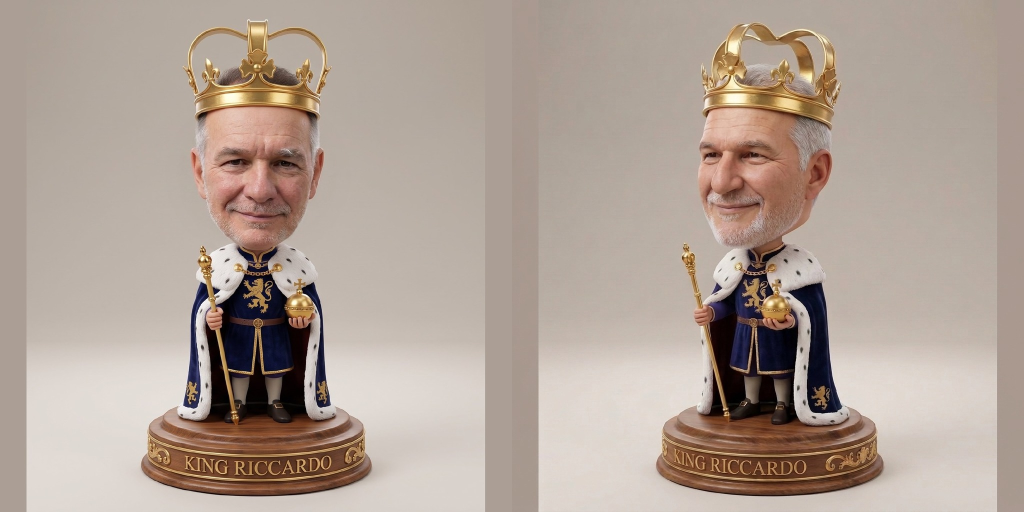
#> input picture assets/characters/king-riccardo-1.jpg, 2048 x 1024 px (shown at 1/2 size); the run also reads 3 pictures not shown here
$ python render_battle_videos.py
#> lines starting #> are read from the running program, lines starting #| are printed output that depends on the picture
#!/usr/bin/env python3
"""Deterministic 16:9 Battle Cinema Video Generator for all 36 (6x6) CarChess3D Matchups.

Generates all 36 (`6 x 6`) H.264 `.mp4` and VP8 `.webm` 16:9 battle clips in
`assets/battles/videos/<atk>_x_<def>.mp4` and `.webm` (`k, q, b, n, r, p` x `k, q, b, n, r, p`).

Each 2.6s clip (960x540 @ 20fps = 52 frames) renders:
- Actual Carlesso Family character portraits (`assets/characters/*.jpg`)
- Unique pair title & comic battle cry banner matching `src/core/BattleMatrix36.js`
- Act 1 (t = 0.00..0.32): Attacker Lunge & Weapon Charge
- Act 2 (t = 0.32..0.64): Defender Counter-Attack Clash + Comic Burst (`ZAP!`, `FIAMMA!`, `IMPENNATA!`, `BOING!`, `SCUDO!`, `PARATA!`)
- Act 3 (t = 0.64..1.00): Signature Finisher + Ogre Swamp K.O. Splash (or `n<->r` Mega Cuddle Hearts!)

Run via:
  UV_INDEX_URL=https://pypi.org/simple uv run --with pillow python3 scripts/render_battle_videos.py
"""
import concurrent.futures
import math
import os
import pathlib
import subprocess
import tempfile
from PIL import Image, ImageDraw, ImageFont

ROOT = pathlib.Path(__file__).resolve().parent.parent
OUT_DIR = ROOT / "assets/battles/videos"

W, H = 960, 540
FPS = 20
FRAMES = 52  # 2.60s 3-act choreography

PIECE_PORTRAITS = {
    "k": "assets/characters/king-riccardo-1.jpg",
    "q": "assets/characters/queen-kate-4.jpg",
    "b": "assets/characters/bishop-ale-1.jpg",
    "n": "assets/characters/knight-seby-4.jpg",
    "r": "assets/characters/rook-pupurabbu.jpg",
    "p": "assets/characters/pawn-puffin.jpg",
}

PIECE_NAMES = {
    "k": "RE RICCARDO",
    "q": "REGINA KATE",
    "b": "ALFIERE ALE",
    "n": "CAVALIERE SEBY",
    "r": "TORRE PUPURABBU",
    "p": "PEDONE PUFFIN",
}

DEFENDER_COUNTERS = {
    "k": ("ZAP! SCETTRO!", "Parata lampo reale!", (255, 215, 64)),
    "q": ("SCUDO LILLA!", "Barriera ciocco-lilla!", (206, 147, 216)),
    "b": ("FIAMMA DRAGO!", "Soffio di fuoco rosso!", (255, 112, 67)),
    "n": ("IMPENNATA!", "Calcio turbo destriero!", (255, 152, 0)),
    "r": ("BOING PANCIA!", "Rimbalzo super puffoso!", (179, 136, 255)),
    "p": ("PARATA PESCE!", "Alabarda & aringa!", (77, 208, 225)),
}

# All 36 bespoke (atk, def) -> (title, banner, weapon_theme)
BATTLES_36 = {
    # Row 1: King Riccardo (k)
    ("k", "k"): ("RE RICCARDO vs RE RICCARDO", "DOPPIO SCETTRO LAMPO! CORONA CONTRO CORONA!", "sceptre"),
    ("k", "q"): ("RE RICCARDO vs REGINA KATE", "CARLESSO AL CESSO! TRONO D'ORO REALE!", "throne"),
    ("k", "b"): ("RE RICCARDO vs ALFIERE ALE", "SCETTRO DI PAPA CONTRO FIAMMA DEL DRAGO!", "sceptre"),
    ("k", "n"): ("RE RICCARDO vs CAVALIERE SEBY", "MULTA REALE ALLA PISTA TURBO DI SEBY!", "sceptre"),
    ("k", "r"): ("RE RICCARDO vs TORRE PUPURABBU", "TUONO D'ORO SUL PELUCHE GIGANTE!", "sceptre"),
    ("k", "p"): ("RE RICCARDO vs PEDONE PUFFIN", "DECRETO REALE: PUFFIN NELLA PALUDE!", "sceptre"),
    # Row 2: Queen Kate (q)
    ("q", "k"): ("REGINA KATE vs RE RICCARDO", "CARLESSO AL CESSO! ONDA LILLA SUL TRONO D'ORO!", "throne"),
    ("q", "q"): ("REGINA KATE vs REGINA KATE", "DOPPIO VORTICE CIOCCO-LILLA IMPERIALE!", "choco"),
    ("q", "b"): ("REGINA KATE vs ALFIERE ALE", "MERENDA DI CIOCCOLATO PER IL DRAGHETTO DI ALE!", "choco"),
    ("q", "n"): ("REGINA KATE vs CAVALIERE SEBY", "PISTA TURBO INCOLLATA NEL CIOCCOLATO LILLA!", "choco"),
    ("q", "r"): ("REGINA KATE vs TORRE PUPURABBU", "PIOGGIA DI PRALINE LILLA SU PUPURABBU!", "choco"),
    ("q", "p"): ("REGINA KATE vs PEDONE PUFFIN", "PESCIOLINO DI CIOCCOLATO PER IL PUFFIN!", "choco"),
    # Row 3: Bishop Ale (b)
    ("b", "k"): ("ALFIERE ALE vs RE RICCARDO", "DRAGHETTO DI ALE CRISTALLIZZA LA CORONA REALE!", "crystal"),
    ("b", "q"): ("ALFIERE ALE vs REGINA KATE", "FIAMMA DEL DRAGO E GEMME VIOLA PER MAMMA KATE!", "crystal"),
    ("b", "b"): ("ALFIERE ALE vs ALFIERE ALE", "SCONTRO TRA DRAGHETTI ROSSI! PIOGGIA DI AMETISTE!", "crystal"),
    ("b", "n"): ("ALFIERE ALE vs CAVALIERE SEBY", "ALE vs SEBY: CRISTALLO DRAGO SUL CAVALLINO!", "crystal"),
    ("b", "r"): ("ALFIERE ALE vs TORRE PUPURABBU", "CRISTALLO DI FUOCO SUL GIGANTE PUPURABBU!", "crystal"),
    ("b", "p"): ("ALFIERE ALE vs PEDONE PUFFIN", "PESCE ARROSTO E GEMME PER IL PUFFIN!", "crystal"),
    # Row 4: Knight Seby (n)
    ("n", "k"): ("CAVALIERE SEBY vs RE RICCARDO", "SUPER LOOP ARANCIONE ATTORNO AL TRONO DI PAPA!", "turbo"),
    ("n", "q"): ("CAVALIERE SEBY vs REGINA KATE", "MACCHININE TURBO IN DERAPATA SULLA REGINA!", "turbo"),
    ("n", "b"): ("CAVALIERE SEBY vs ALFIERE ALE", "SEBY vs ALE: STECCHITO! MACCHININE CONTRO DRAGO!", "turbo"),
    ("n", "n"): ("CAVALIERE SEBY vs CAVALIERE SEBY", "DOPPIA PISTA TURBO! DUE CAVALLI IN IMPENNATA!", "turbo"),
    ("n", "r"): ("CAVALIERE SEBY <3 PUPURABBU", "SEBY & PUPURABBU: SUPER ABBRACCIO PUFFOSO!", "cuddle"),
    ("n", "p"): ("CAVALIERE SEBY vs PEDONE PUFFIN", "BEEP BEEP PUFFIN! PASSA IL CAVALLO TURBO DI SEBY!", "turbo"),
    # Row 5: Rook Pupurabbu (r)
    ("r", "k"): ("TORRE PUPURABBU vs RE RICCARDO", "SALTO GIGANTE DI PUPURABBU SULLA CORONA D'ORO!", "plush"),
    ("r", "q"): ("TORRE PUPURABBU vs REGINA KATE", "BOMBOLONE PUFFOSO NEL VORTICE DI REGINA KATE!", "plush"),
    ("r", "b"): ("TORRE PUPURABBU vs ALFIERE ALE", "PANCIA GOMMOSA DI PUPURABBU SPEGNE IL DRAGO!", "plush"),
    ("r", "n"): ("PUPURABBU <3 CAVALIERE SEBY", "PUPURABBU & SEBY: SUPER ABBRACCIO PUFFOSO GIGANTE!", "cuddle"),
    ("r", "r"): ("TORRE PUPURABBU vs PUPURABBU", "DOPPIO BOING PUFFOSO! SCONTRO SUMO VIOLA!", "plush"),
    ("r", "p"): ("TORRE PUPURABBU vs PEDONE PUFFIN", "FRITTELLA DI PUFFIN SOTTO IL PELUCHE GIGANTE!", "plush"),
    # Row 6: Pawn Puffin (p)
    ("p", "k"): ("PEDONE PUFFIN vs RE RICCARDO", "ARINGA D'ARGENTO SUL BAFFO DI RE RICCARDO! PLING!", "halberd"),
    ("p", "q"): ("PEDONE PUFFIN vs REGINA KATE", "PUFFIN SLAP CONTRO LA BACCHETTA DI REGINA KATE!", "halberd"),
    ("p", "b"): ("PEDONE PUFFIN vs ALFIERE ALE", "SCHIAFFO DI TROTA SUL NASO DEL DRAGHETTO DI ALE!", "halberd"),
    ("p", "n"): ("PEDONE PUFFIN vs CAVALIERE SEBY", "ALTOLA GUARDIA SVIZZERA! PESCIATA ALLA PISTA TURBO!", "halberd"),
    ("p", "r"): ("PEDONE PUFFIN vs TORRE PUPURABBU", "PICCOLO PUFFIN FA VOLARE IL GIGANTE PUPURABBU!", "halberd"),
    ("p", "p"): ("PEDONE PUFFIN vs PEDONE PUFFIN", "DOPPIA GUARDIA SVIZZERA! SCHERMA DI PESCI D'ARGENTO!", "halberd"),
}


def load_font(size: int):
    for candidate in (
        "/usr/share/fonts/truetype/dejavu/DejaVuSans-Bold.ttf",
        "/usr/share/fonts/truetype/liberation/LiberationSans-Bold.ttf",
    ):
        if pathlib.Path(candidate).exists():
            return ImageFont.truetype(candidate, size)
    return ImageFont.load_default()


def load_character_cutout(rel_path: str, border_col: tuple, target_h: int = 275) -> Image.Image:
    p = ROOT / rel_path
    img = Image.open(p).convert("RGBA")
    iw, ih = img.size
    if iw > ih * 1.25:
        box = (int(iw * 0.03), int(ih * 0.02), int(iw * 0.47), int(ih * 0.96))
        img = img.crop(box)
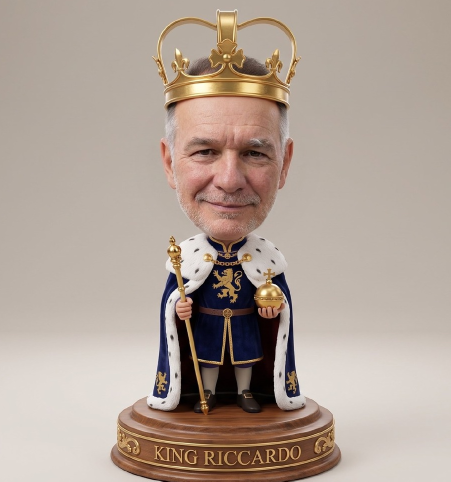
#> img: PIL image 901x963 RGBA (shown at 1/2 size); mean R, G, B, A 176.3, 161.1, 150.4, 255
    cw, ch = img.size
    scale = target_h / max(1, ch)
    new_w = int(cw * scale)
    img = img.resize((new_w, target_h), Image.Resampling.LANCZOS)
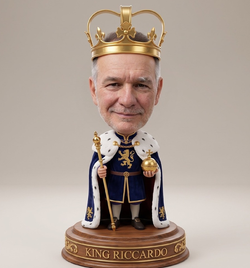
#> img: PIL image 250x268 RGBA; mean R, G, B, A 176.3, 161.1, 150.4, 255

    card = Image.new("RGBA", (new_w + 20, target_h + 20), (0, 0, 0, 0))
#> card: PIL image 270x288 RGBA; every value is 0
    draw = ImageDraw.Draw(card)
    draw.rounded_rectangle(
        (3, 3, new_w + 17, target_h + 17),
        radius=22,
        fill=(18, 24, 42, 240),
        outline=border_col,
        width=5,
    )
    mask = Image.new("L", (new_w, target_h), 0)
    ImageDraw.Draw(mask).rounded_rectangle((0, 0, new_w, target_h), radius=18, fill=255)
    card.paste(img, (10, 10), mask)
    return card


def draw_swamp_cinema_backdrop(t: float, theme: str) -> Image.Image:
    base = Image.new("RGBA", (W, H), (14, 20, 36, 255))
    draw = ImageDraw.Draw(base)

    theme_palettes = {
        "sceptre": ((34, 28, 12), (76, 56, 18)),
        "throne": ((44, 32, 10), (92, 68, 16)),
        "choco": ((42, 20, 48), (88, 42, 95)),
        "crystal": ((22, 18, 56), (68, 32, 96)),
        "turbo": ((46, 22, 18), (94, 46, 22)),
        "cuddle": ((58, 22, 68), (112, 44, 118)),
        "plush": ((36, 18, 58), (78, 38, 110)),
        "halberd": ((14, 34, 48), (28, 68, 86)),
    }
    top_c, bot_c = theme_palettes.get(theme, ((22, 24, 48), (52, 42, 82)))
    pulse = int(12 * math.sin(t * math.tau))

    for y in range(0, H, 6):
        u = y / H
        r = max(0, min(255, int(top_c[0] * (1 - u) + bot_c[0] * u + pulse)))
        g = max(0, min(255, int(top_c[1] * (1 - u) + bot_c[1] * u)))
        b = max(0, min(255, int(top_c[2] * (1 - u) + bot_c[2] * u - pulse)))
        draw.rectangle((0, y, W, y + 6), fill=(r, g, b, 255))

    # Ogre Enchanted Swamp glowing water strips on left & right moats
    horizon_y = 365
    draw.rectangle((0, horizon_y, W, H), fill=(16, 48, 34, 255))
    # Chessboard perspective center altar
    draw.polygon(
        [(130, H), (W - 130, H), (W - 220, horizon_y), (220, horizon_y)],
        fill=(22, 34, 46, 235),
        outline=(230, 184, 74, 210),
    )
    for col in range(-4, 5):
        x_top = W // 2 + col * 65
        x_bot = W // 2 + col * 130
        draw.line([(x_top, horizon_y), (x_bot, H)], fill=(230, 184, 74, 110), width=2)

    # Grossmünster Twin Towers silhouettes in background corners
    for tx in (62, W - 138):
        draw.rectangle((tx, 105, tx + 76, horizon_y), fill=(26, 30, 46, 225), outline=(230, 184, 74, 95), width=2)
        draw.polygon([(tx - 8, 105), (tx + 38, 42), (tx + 84, 105)], fill=(158, 58, 48, 235))

    return base


def draw_weapon_and_choreo(
    odraw: ImageDraw.ImageDraw,
    t: float,
    ang: float,
    atk: str,
    dfn: str,
    theme: str,
    ax: int,
    ay: int,
    aw: int,
    ah: int,
    dx: int,
    dy: int,
    dw: int,
    dh: int,
    font_med,
    font_sm,
):
    cx, cy = W // 2, H // 2 + 8
    ax_front = ax + aw - 10
    ay_mid = ay + ah // 2
    dx_front = dx + 10
    dy_mid = dy + dh // 2

    # =========================================================================
    # ACT 1 (t = 0.00 .. 0.34): ATTACKER WEAPON CHARGE & LUNGE
    # =========================================================================
    if t <= 0.42:
        p1 = min(1.0, t / 0.34)
        bx = int(ax_front + (cx - ax_front) * p1)
        by = int(ay_mid - math.sin(p1 * math.pi) * 28)
        if theme in ("sceptre", "throne"):
            # Golden lightning bolt & sceptre orb
            pts = [
                (ax_front, ay_mid - 15),
                (ax_front + 45, ay_mid - 42),
                (ax_front + 35, ay_mid - 10),
                (bx, by),
            ]
            odraw.line(pts, fill=(255, 235, 59, 250), width=7)
            odraw.ellipse((bx - 22, by - 22, bx + 22, by + 22), fill=(255, 213, 79, 235), outline=(255, 255, 255, 255), width=3)
        elif theme == "choco":
            # Lilac & Milk-Chocolate swirl stream
            for i in range(10):
                u = i / 9.0
                sx = int(ax_front + (bx - ax_front) * u)
                sy = int(ay_mid + math.sin(ang * 4 + i) * 20)
                col = (186, 104, 200, 235) if i % 2 == 0 else (109, 76, 65, 235)
                odraw.ellipse((sx - 16, sy - 16, sx + 16, sy + 16), fill=col, outline=(255, 213, 79, 220))
        elif theme == "crystal":
            # Red Dragon Firebreath stream
            for i in range(12):
                u = i / 11.0
                sx = int(ax_front + (bx - ax_front) * u)
                sy = int(ay_mid + math.sin(ang * 5 + i) * 16)
                r = 12 + int(u * 20)
                col = (255, 235, 59, 230) if i % 3 == 0 else (255, 87, 34, 225)
                odraw.ellipse((sx - r, sy - r, sx + r, sy + r), fill=col)
        elif theme == "turbo":
            # Orange toy-car track arc + toy race car
            odraw.arc((ax_front - 20, ay_mid - 70, bx + 60, ay_mid + 70), 190, 350, fill=(255, 109, 0, 250), width=12)
            odraw.rounded_rectangle((bx - 24, by - 12, bx + 24, by + 12), radius=6, fill=(255, 23, 68, 255), outline=(255, 255, 255, 255), width=2)
        elif theme in ("plush", "cuddle"):
            # Giant purple plush aura rings
            for k in range(3):
                rad = 24 + k * 18
                odraw.ellipse((bx - rad, by - rad, bx + rad, by + rad), outline=(224, 64, 251, 220 - k * 50), width=4)
        else:  # halberd
            # Swiss Guard Halberd + Silver Fish
            odraw.line([(ax_front - 10, ay_mid + 30), (bx + 20, by - 25)], fill=(255, 213, 79, 255), width=6)
            odraw.ellipse((bx - 24, by - 12, bx + 24, by + 12), fill=(129, 212, 250, 250), outline=(255, 255, 255, 255), width=2)

    # =========================================================================
    # ACT 2 (t = 0.32 .. 0.66): DEFENDER COUNTER-ATTACK & CLASH!
    # =========================================================================
    if 0.32 <= t <= 0.66:
        sfx_word, counter_desc, def_col = DEFENDER_COUNTERS[dfn]
        p2 = (t - 0.32) / 0.34
        pulse_r = int(58 + math.sin(p2 * math.pi) * 32)

        # Counter beam / shield from Defender (right) toward center clash point
        odraw.line(
            [(dx_front, dy_mid), (cx + 15, cy)],
            fill=(*def_col, 240),
            width=10,
        )
        odraw.ellipse(
            (cx - pulse_r, cy - pulse_r, cx + pulse_r, cy + pulse_r),
            fill=(26, 18, 48, 215),
            outline=(*def_col, 255),
            width=6,
        )
        # Starburst spikes around clash center
        for s in range(12):
            s_a = ang * 2 + s * (math.tau / 12)
            r_in = pulse_r - 8
            r_out = pulse_r + (28 if s % 2 == 0 else 12)
            odraw.line(
                [
                    (cx + int(math.cos(s_a) * r_in), cy + int(math.sin(s_a) * r_in)),
                    (cx + int(math.cos(s_a) * r_out), cy + int(math.sin(s_a) * r_out)),
                ],
                fill=(255, 235, 59, 255) if s % 2 == 0 else (*def_col, 255),
                width=4,
            )

        # Defender counter callout badge
        odraw.rounded_rectangle(
            (cx - 175, cy - 38, cx + 175, cy + 38),
            radius=16,
            fill=(20, 14, 38, 242),
            outline=(*def_col, 255),
            width=4,
        )
        odraw.text((cx - 152, cy - 28), f"CONTRATTACCO: {sfx_word}", font=font_med, fill=(*def_col, 255))
        odraw.text((cx - 152, cy + 4), counter_desc, font=font_sm, fill=(255, 255, 255, 245))

    # =========================================================================
    # ACT 3 (t = 0.62 .. 1.00): SIGNATURE FINISHER & SWAMP K.O. / CUDDLE!
    # =========================================================================
    if t >= 0.62:
        p3 = (t - 0.62) / 0.38
        tx_c, ty_c = dx + dw // 2, dy + dh // 2

        if theme == "cuddle":
            # Seby <-> Pupurabbu non-lethal Mega Cuddle Bounce: 24 bursting purple/pink hearts!
            for r_ring in range(3):
                rad = int(65 + r_ring * 48 + math.sin(ang * 2 + r_ring) * 14)
                odraw.ellipse(
                    (cx - rad, cy - rad, cx + rad, cy + rad),
                    outline=(255, 128, 171, 210 - r_ring * 50),
                    width=5,
                )
            for h_idx in range(22):
                h_ang = (h_idx / 22.0) * math.tau + ang * 0.6
                dist = 30 + ((t * 210 + h_idx * 29) % 210)
                hx = int(cx + math.cos(h_ang) * dist * 1.3)
                hy = int(cy + math.sin(h_ang) * dist - math.sin(ang + h_idx) * 18)
                hs = 12 + (h_idx % 3) * 4
                hcol = (234, 128, 252, 240) if h_idx % 2 == 0 else (255, 64, 129, 240)
                odraw.ellipse((hx - hs, hy - hs, hx, hy), fill=hcol)
                odraw.ellipse((hx, hy - hs, hx + hs, hy), fill=hcol)
                odraw.polygon([(hx - hs, hy - hs // 3), (hx + hs, hy - hs // 3), (hx, hy + hs)], fill=hcol)
        else:
            if theme == "throne":
                # Golden Toilet-Throne ("Carlesso al Cesso") + Royal Lightning Beams
                odraw.rounded_rectangle((tx_c - 58, ty_c - 65, tx_c + 58, ty_c + 55), radius=14, fill=(255, 213, 79, 230), outline=(255, 255, 255, 255), width=4)
                odraw.ellipse((tx_c - 48, ty_c - 10, tx_c + 48, ty_c + 42), fill=(255, 245, 157, 245), outline=(255, 160, 0, 255), width=4)
            elif theme == "sceptre":
                # Sky-to-Defender Golden Lightning Storm
                for b_i in range(-1, 2):
                    lx = tx_c + b_i * 34
                    odraw.line([(lx - 20, 60), (lx + 18, ty_c - 40), (lx - 12, ty_c + 10), (lx + 15, ty_c + 85)], fill=(255, 235, 59, 250), width=6)
            elif theme == "choco":
                # Lilac & Milk-Chocolate Tsunami Wave + Confetti
                for c_i in range(24):
                    c_a = c_i * 0.55 + p3 * 4.0
                    dist = 25 + p3 * (160 + (c_i % 4) * 30)
                    px = int(tx_c + math.cos(c_a) * dist)
                    py = int(ty_c + math.sin(c_a) * dist)
                    col = (206, 147, 216, 240) if c_i % 2 == 0 else (255, 213, 79, 240) if c_i % 3 == 0 else (121, 85, 72, 240)
                    odraw.rounded_rectangle((px - 12, py - 7, px + 12, py + 7), radius=4, fill=col)
            elif theme == "crystal":
                # Shattering Purple Amethyst & Ruby Shards
                for s in range(26):
                    s_ang = s * 0.65 + (s % 3) * 0.2
                    dist = 22 + p3 * (190 + (s % 5) * 32)
                    sx = int(tx_c + math.cos(s_ang) * dist)
                    sy = int(ty_c + math.sin(s_ang) * dist + (p3 ** 2) * 65)
                    sz = max(6, int(20 * (1.0 - p3 * 0.35)))
                    rot = s_ang + p3 * 5.0
                    poly = [(sx + int(math.cos(rot + k * 1.57) * sz), sy + int(math.sin(rot + k * 1.57) * sz)) for k in range(4)]
                    col = (224, 64, 251, 235) if s % 2 == 0 else (255, 64, 129, 235)
                    odraw.polygon(poly, fill=col, outline=(255, 255, 255, 240))
            elif theme == "turbo":
                # Orange toy-car Loop-Track ring + 6 zooming race cars
                rx, ry = 210, 118
                odraw.ellipse((cx - rx, cy - ry, cx + rx, cy + ry), outline=(255, 109, 0, 245), width=16)
                for c_idx in range(6):
                    c_ang = ang * 2.2 + (c_idx / 6.0) * math.tau
                    car_x = int(cx + math.cos(c_ang) * rx)
                    car_y = int(cy + math.sin(c_ang) * ry)
                    odraw.rounded_rectangle((car_x - 20, car_y - 10, car_x + 20, car_y + 10), radius=6, fill=(255, 23, 68, 255), outline=(255, 255, 255, 255), width=2)
            elif theme == "plush":
                # Purple Plush Ground-Pound Shockwave rings + Poof clouds
                for r_i in range(3):
                    rad = int(40 + p3 * 165 + r_i * 35)
                    odraw.ellipse((tx_c - rad, ty_c - rad // 2, tx_c + rad, ty_c + rad // 2), outline=(179, 136, 255, 230 - r_i * 60), width=6)
            else:  # halberd
                # Giant Silver Fish Slap impact + feathers
                odraw.ellipse((tx_c - 65, ty_c - 28, tx_c + 65, ty_c + 28), fill=(129, 212, 250, 245), outline=(255, 255, 255, 255), width=3)
                odraw.polygon([(tx_c - 65, ty_c), (tx_c - 105, ty_c - 32), (tx_c - 105, ty_c + 32)], fill=(79, 195, 247, 245))

            # Ogre Swamp Emerald Splash on right moat as Defender gets knocked into the swamp!
            if p3 > 0.35:
                sp = (p3 - 0.35) / 0.65
                sx_base, sy_base = W - 115, H - 95
                for w_i in range(10):
                    w_ang = -math.pi * 0.85 + (w_i / 9.0) * math.pi * 0.7
                    w_dist = sp * (85 + (w_i % 3) * 28)
                    wx = int(sx_base + math.cos(w_ang) * w_dist)
                    wy = int(sy_base + math.sin(w_ang) * w_dist + (sp ** 2) * 35)
                    odraw.ellipse((wx - 9, wy - 9, wx + 9, wy + 9), fill=(105, 240, 174, 240), outline=(255, 255, 255, 220))


def render_single_pair(task):
    atk, dfn, title, banner, theme = task
    OUT_DIR.mkdir(parents=True, exist_ok=True)
    pair_id = f"{atk}_x_{dfn}"
    mp4_path = OUT_DIR / f"{pair_id}.mp4"
    webm_path = OUT_DIR / f"{pair_id}.webm"

    atk_card = load_character_cutout(PIECE_PORTRAITS[atk], (255, 213, 79, 255), 268)
    def_card = load_character_cutout(PIECE_PORTRAITS[dfn], (144, 202, 249, 255), 268)
#> (the rest of the program and of its run is left out)
